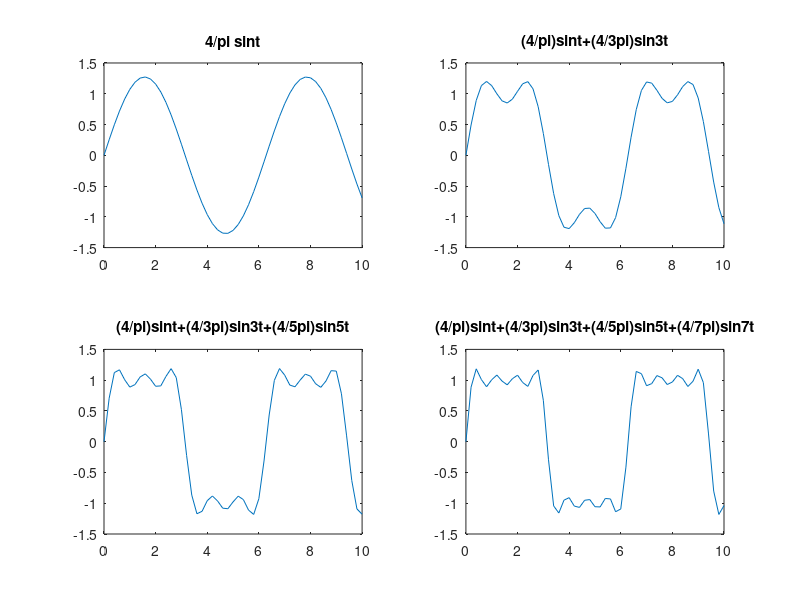

Recreate this plot in MATLAB.
clc;
clear all;
close all;
t=0: .2:10;
x1=(4/pi)*sin(t);
subplot(2,2,1);
plot(t,x1);
title('4/pi sint');
x2=(4/pi)*1/3*sin(3*t);
xa=x1+x2;
subplot(2,2,2);
plot(t,xa);
title('(4/pi)sint+(4/3pi)sin3t');
x3=(4/pi)*1/5*sin(5*t);
xb=x1+x2+x3;
subplot(2,2,3);
plot(t,xb);
title('(4/pi)sint+(4/3pi)sin3t+(4/5pi)sin5t');
x4=4/pi*1/7*sin(7*t);
xc=x1+x2+x3+x4;
subplot(2,2,4);
plot(t,xc);
title('(4/pi)sint+(4/3pi)sin3t+(4/5pi)sin5t+(4/7pi)sin7t');

